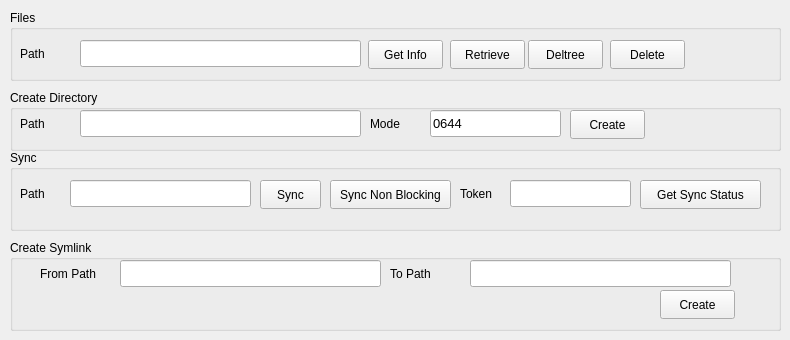
      <widget class="QWidget" name="efsTabManage">
       <attribute name="title">
        <string>Manage</string>
       </attribute>
       <widget class="QGroupBox" name="efsManageFilesGroupBox">
        <property name="geometry">
         <rect>
          <x>10</x>
          <y>10</y>
          <width>771</width>
          <height>71</height>
         </rect>
        </property>
        <property name="title">
         <string>Files</string>
        </property>
        <widget class="QLineEdit" name="efsFilePathValue">
         <property name="geometry">
          <rect>
           <x>70</x>
           <y>30</y>
           <width>281</width>
           <height>27</height>
          </rect>
         </property>
         <property name="font">
          <font>
           <pointsize>10</pointsize>
           <weight>50</weight>
           <bold>false</bold>
          </font>
         </property>
        </widget>
        <widget class="QLabel" name="efsFilePathLabel">
         <property name="geometry">
          <rect>
           <x>10</x>
           <y>30</y>
           <width>41</width>
           <height>27</height>
          </rect>
         </property>
         <property name="font">
          <font>
           <weight>50</weight>
           <bold>false</bold>
          </font>
         </property>
         <property name="text">
          <string>Path</string>
         </property>
        </widget>
        <widget class="QPushButton" name="efsFileRetrieveButton">
         <property name="geometry">
          <rect>
           <x>440</x>
           <y>30</y>
           <width>75</width>
           <height>29</height>
          </rect>
         </property>
         <property name="font">
          <font>
           <weight>50</weight>
           <bold>false</bold>
          </font>
         </property>
         <property name="text">
          <string>Retrieve</string>
         </property>
        </widget>
        <widget class="QPushButton" name="efsFileGetInfoButton">
         <property name="geometry">
          <rect>
           <x>358</x>
           <y>30</y>
           <width>75</width>
           <height>29</height>
          </rect>
         </property>
         <property name="font">
          <font>
           <weight>50</weight>
           <bold>false</bold>
          </font>
         </property>
         <property name="text">
          <string>Get Info</string>
         </property>
        </widget>
        <widget class="QPushButton" name="efsFileDeleteButton">
         <property name="geometry">
          <rect>
           <x>600</x>
           <y>30</y>
           <width>75</width>
           <height>29</height>
          </rect>
         </property>
         <property name="font">
          <font>
           <weight>50</weight>
           <bold>false</bold>
          </font>
         </property>
         <property name="text">
          <string>Delete</string>
         </property>
        </widget>
        <widget class="QPushButton" name="efsFileDeleteButton_2">
         <property name="geometry">
          <rect>
           <x>518</x>
           <y>30</y>
           <width>75</width>
           <height>29</height>
          </rect>
         </property>
         <property name="font">
          <font>
           <weight>50</weight>
           <bold>false</bold>
          </font>
         </property>
         <property name="text">
          <string>Deltree</string>
         </property>
        </widget>
       </widget>
       <widget class="QGroupBox" name="efsManageDirectoriesGroupBox">
        <property name="geometry">
         <rect>
          <x>10</x>
          <y>90</y>
          <width>771</width>
          <height>61</height>
         </rect>
        </property>
        <property name="title">
         <string>Create Directory</string>
        </property>
        <widget class="QLineEdit" name="efsDirectoryPathValue">
         <property name="geometry">
          <rect>
           <x>70</x>
           <y>20</y>
           <width>281</width>
           <height>27</height>
          </rect>
         </property>
         <property name="font">
          <font>
           <pointsize>10</pointsize>
           <weight>50</weight>
           <bold>false</bold>
          </font>
         </property>
        </widget>
        <widget class="QLabel" name="efsDirectoryPathLabel">
         <property name="geometry">
          <rect>
           <x>10</x>
           <y>20</y>
           <width>41</width>
           <height>27</height>
          </rect>
         </property>
         <property name="font">
          <font>
           <weight>50</weight>
           <bold>false</bold>
          </font>
         </property>
         <property name="text">
          <string>Path</string>
         </property>
        </widget>
        <widget class="QPushButton" name="pushButton_3">
         <property name="geometry">
          <rect>
           <x>560</x>
           <y>20</y>
           <width>75</width>
           <height>29</height>
          </rect>
         </property>
         <property name="font">
          <font>
           <weight>50</weight>
           <bold>false</bold>
          </font>
         </property>
         <property name="text">
          <string>Create</string>
         </property>
        </widget>
        <widget class="QLabel" name="efsDirectoryModeLabel">
         <property name="geometry">
          <rect>
           <x>360</x>
           <y>20</y>
           <width>41</width>
           <height>27</height>
          </rect>
         </property>
         <property name="font">
          <font>
           <weight>50</weight>
           <bold>false</bold>
          </font>
         </property>
         <property name="text">
          <string>Mode</string>
         </property>
        </widget>
        <widget class="QLineEdit" name="efsDirectoryModeValue">
         <property name="geometry">
          <rect>
           <x>420</x>
           <y>20</y>
           <width>131</width>
           <height>27</height>
          </rect>
         </property>
         <property name="font">
          <font>
           <pointsize>10</pointsize>
           <weight>50</weight>
           <bold>false</bold>
          </font>
         </property>
         <property name="text">
          <string>0644</string>
         </property>
        </widget>
       </widget>
       <widget class="QGroupBox" name="efsManageSymlinkGroupBox">
        <property name="geometry">
         <rect>
          <x>10</x>
          <y>240</y>
          <width>771</width>
          <height>91</height>
         </rect>
        </property>
        <property name="title">
         <string>Create Symlink</string>
        </property>
        <widget class="QLineEdit" name="efsSymlinkFromPathValue">
         <property name="geometry">
          <rect>
           <x>110</x>
           <y>20</y>
           <width>261</width>
           <height>27</height>
          </rect>
         </property>
         <property name="font">
          <font>
           <pointsize>10</pointsize>
           <weight>50</weight>
           <bold>false</bold>
          </font>
         </property>
        </widget>
        <widget class="QLabel" name="efsSymlinkFromPathLabel">
         <property name="geometry">
          <rect>
           <x>30</x>
           <y>20</y>
           <width>71</width>
           <height>27</height>
          </rect>
         </property>
         <property name="font">
          <font>
           <weight>50</weight>
           <bold>false</bold>
          </font>
         </property>
         <property name="text">
          <string>From Path</string>
         </property>
        </widget>
        <widget class="QPushButton" name="efsSymlinkCreateButton">
         <property name="geometry">
          <rect>
           <x>650</x>
           <y>50</y>
           <width>75</width>
           <height>29</height>
          </rect>
         </property>
         <property name="font">
          <font>
           <weight>50</weight>
           <bold>false</bold>
          </font>
         </property>
         <property name="text">
          <string>Create</string>
         </property>
        </widget>
        <widget class="QLabel" name="efsSymlinkToPathLabel">
         <property name="geometry">
          <rect>
           <x>380</x>
           <y>20</y>
           <width>81</width>
           <height>27</height>
          </rect>
         </property>
         <property name="font">
          <font>
           <weight>50</weight>
           <bold>false</bold>
          </font>
         </property>
         <property name="text">
          <string>To Path</string>
         </property>
        </widget>
        <widget class="QLineEdit" name="efsSymlinkToPathValue">
         <property name="geometry">
          <rect>
           <x>460</x>
           <y>20</y>
           <width>261</width>
           <height>27</height>
          </rect>
         </property>
         <property name="font">
          <font>
           <pointsize>10</pointsize>
           <weight>50</weight>
           <bold>false</bold>
          </font>
         </property>
         <property name="text">
          <string/>
         </property>
        </widget>
       </widget>
       <widget class="QGroupBox" name="efsManageSymlinkGroupBox_2">
        <property name="geometry">
         <rect>
          <x>10</x>
          <y>150</y>
          <width>771</width>
          <height>81</height>
         </rect>
        </property>
        <property name="title">
         <string>Sync</string>
        </property>
        <widget class="QPushButton" name="efsFileGetInfoButton_2">
         <property name="geometry">
          <rect>
           <x>250</x>
           <y>30</y>
           <width>61</width>
           <height>29</height>
          </rect>
         </property>
         <property name="font">
          <font>
           <weight>50</weight>
           <bold>false</bold>
          </font>
         </property>
         <property name="text">
          <string>Sync</string>
         </property>
        </widget>
        <widget class="QPushButton" name="efsFileGetInfoButton_5">
         <property name="geometry">
          <rect>
           <x>630</x>
           <y>30</y>
           <width>121</width>
           <height>29</height>
          </rect>
         </property>
         <property name="font">
          <font>
           <weight>50</weight>
           <bold>false</bold>
          </font>
         </property>
         <property name="text">
          <string>Get Sync Status</string>
         </property>
        </widget>
        <widget class="QLineEdit" name="efsSymlinkToPathValue_2">
         <property name="geometry">
          <rect>
           <x>500</x>
           <y>30</y>
           <width>121</width>
           <height>27</height>
          </rect>
         </property>
         <property name="font">
          <font>
           <pointsize>10</pointsize>
           <weight>50</weight>
           <bold>false</bold>
          </font>
         </property>
         <property name="text">
          <string/>
         </property>
        </widget>
        <widget class="QLabel" name="efsFilePathLabel_3">
         <property name="geometry">
          <rect>
           <x>450</x>
           <y>30</y>
           <width>41</width>
           <height>27</height>
          </rect>
         </property>
         <property name="font">
          <font>
           <weight>50</weight>
           <bold>false</bold>
          </font>
         </property>
         <property name="text">
          <string>Token</string>
         </property>
        </widget>
        <widget class="QLabel" name="efsFilePathLabel_4">
         <property name="geometry">
          <rect>
           <x>10</x>
           <y>30</y>
           <width>41</width>
           <height>27</height>
          </rect>
         </property>
         <property name="font">
          <font>
           <weight>50</weight>
           <bold>false</bold>
          </font>
         </property>
         <property name="text">
          <string>Path</string>
         </property>
        </widget>
        <widget class="QLineEdit" name="efsSymlinkToPathValue_3">
         <property name="geometry">
          <rect>
           <x>60</x>
           <y>30</y>
           <width>181</width>
           <height>27</height>
          </rect>
         </property>
         <property name="font">
          <font>
           <pointsize>10</pointsize>
           <weight>50</weight>
           <bold>false</bold>
          </font>
         </property>
         <property name="text">
          <string/>
         </property>
        </widget>
        <widget class="QPushButton" name="efsFileGetInfoButton_6">
         <property name="geometry">
          <rect>
           <x>320</x>
           <y>30</y>
           <width>121</width>
           <height>29</height>
          </rect>
         </property>
         <property name="font">
          <font>
           <weight>50</weight>
           <bold>false</bold>
          </font>
         </property>
         <property name="text">
          <string>Sync Non Blocking</string>
         </property>
        </widget>
       </widget>
      </widget>
